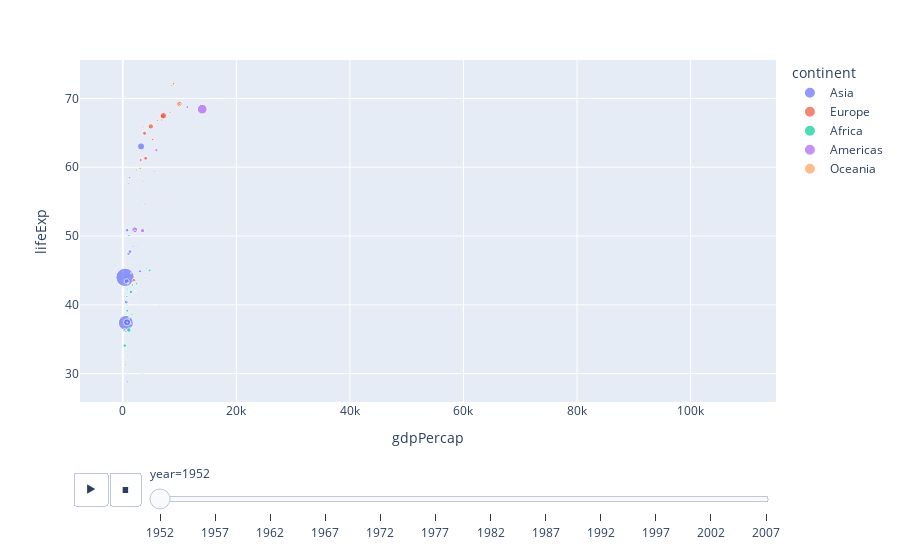

The cell this chart's notebook holds for it:
### Code cell
import plotly.express as px
df = px.data.gapminder()
px.scatter(df, x="gdpPercap", y="lifeExp", animation_frame="year", animation_group="country",
         size="pop", color="continent", hover_name="country",)

### Figure 1 — Plotly figure (JSON) as saved in the notebook; plotly's stock layout.template omitted (floating-point values rounded to 4 significant figures)
{"data": [{"hovertemplate": "<b>%{hovertext}</b><br><br>continent=Asia<br>year=1952<br>gdpPercap=%{x}<br>lifeExp=%{y}<br>pop=%{marker.size}<extra></extra>", "hovertext": ["Afghanistan", "Bahrain", "Bangladesh", "Cambodia", "China", "Hong Kong, China", "India", "Indonesia", "Iran", "Iraq", "Israel", "Japan", "Jordan", "Korea, Dem. Rep.", "Korea, Rep.", "Kuwait", "Lebanon", "Malaysia", "Mongolia", "Myanmar", "Nepal", "Oman", "Pakistan", "Philippines", "Saudi Arabia", "Singapore", "Sri Lanka", "Syria", "Taiwan", "Thailand", "Vietnam", "West Bank and Gaza", "Yemen, Rep."], "ids": ["Afghanistan", "Bahrain", "Bangladesh", "Cambodia", "China", "Hong Kong, China", "India", "Indonesia", "Iran", "Iraq", "Israel", "Japan", "Jordan", "Korea, Dem. Rep.", "Korea, Rep.", "Kuwait", "Lebanon", "Malaysia", "Mongolia", "Myanmar", "Nepal", "Oman", "Pakistan", "Philippines", "Saudi Arabia", "Singapore", "Sri Lanka", "Syria", "Taiwan", "Thailand", "Vietnam", "West Bank and Gaza", "Yemen, Rep."], "legendgroup": "Asia", "marker": {"color": "#636efa", "size": [8425333, 120447, 46886859, 4693836, 556263527, 2125900, 372000000, 82052000, 17272000, 5441766, 1620914, 86459025, 607914, 8865488, 20947571, 160000, 1439529, 6748378, 800663, 20092996, 9182536, 507833, 41346560, 22438691, 4005677, 1127000, 7982342, 3661549, 8550362, 21289402, 26246839, 1030585, 4963829], "sizemode": "area", "sizeref": 3297000.0, "symbol": "circle"}, "mode": "markers", "name": "Asia", "orientation": "v", "showlegend": true, "type": "scatter", "x": [779.4, 9867.0, 684.2, 368.5, 400.4, 3054.0, 546.6, 749.7, 3035.0, 4130.0, 4087.0, 3217.0, 1547.0, 1088.0, 1031.0, 108400.0, 4835.0, 1831.0, 786.6, 331.0, 545.9, 1828.0, 684.6, 1273.0, 6460.0, 2315.0, 1084.0, 1643.0, 1207.0, 757.8, 605.1, 1516.0, 781.7], "xaxis": "x", "y": [28.8, 50.94, 37.48, 39.42, 44.0, 60.96, 37.37, 37.47, 44.87, 45.32, 65.39, 63.03, 43.16, 50.06, 47.45, 55.56, 55.93, 48.46, 42.24, 36.32, 36.16, 37.58, 43.44, 47.75, 39.88, 60.4, 57.59, 45.88, 58.5, 50.85, 40.41, 43.16, 32.55], "yaxis": "y"}, {"hovertemplate": "<b>%{hovertext}</b><br><br>continent=Europe<br>year=1952<br>gdpPercap=%{x}<br>lifeExp=%{y}<br>pop=%{marker.size}<extra></extra>", "hovertext": ["Albania", "Austria", "Belgium", "Bosnia and Herzegovina", "Bulgaria", "Croatia", "Czech Republic", "Denmark", "Finland", "France", "Germany", "Greece", "Hungary", "Iceland", "Ireland", "Italy", "Montenegro", "Netherlands", "Norway", "Poland", "Portugal", "Romania", "Serbia", "Slovak Republic", "Slovenia", "Spain", "Sweden", "Switzerland", "Turkey", "United Kingdom"], "ids": ["Albania", "Austria", "Belgium", "Bosnia and Herzegovina", "Bulgaria", "Croatia", "Czech Republic", "Denmark", "Finland", "France", "Germany", "Greece", "Hungary", "Iceland", "Ireland", "Italy", "Montenegro", "Netherlands", "Norway", "Poland", "Portugal", "Romania", "Serbia", "Slovak Republic", "Slovenia", "Spain", "Sweden", "Switzerland", "Turkey", "United Kingdom"], "legendgroup": "Europe", "marker": {"color": "#EF553B", "size": [1282697, 6927772, 8730405, 2791000, 7274900, 3882229, 9125183, 4334000, 4090500, 42459667, 69145952, 7733250, 9504000, 147962, 2952156, 47666000, 413834, 10381988, 3327728, 25730551, 8526050, 16630000, 6860147, 3558137, 1489518, 28549870, 7124673, 4815000, 22235677, 50430000], "sizemode": "area", "sizeref": 3297000.0, "symbol": "circle"}, "mode": "markers", "name": "Europe", "orientation": "v", "showlegend": true, "type": "scatter", "x": [1601.0, 6137.0, 8343.0, 973.5, 2444.0, 3119.0, 6876.0, 9692.0, 6425.0, 7030.0, 7144.0, 3531.0, 5264.0, 7268.0, 5210.0, 4931.0, 2648.0, 8942.0, 10100.0, 4029.0, 3068.0, 3145.0, 3581.0, 5075.0, 4215.0, 3834.0, 8528.0, 14730.0, 1969.0, 9980.0], "xaxis": "x", "y": [55.23, 66.8, 68.0, 53.82, 59.6, 61.21, 66.87, 70.78, 66.55, 67.41, 67.5, 65.86, 64.03, 72.49, 66.91, 65.94, 59.16, 72.13, 72.67, 61.31, 59.82, 61.05, 58.0, 64.36, 65.57, 64.94, 71.86, 69.62, 43.59, 69.18], "yaxis": "y"}, {"hovertemplate": "<b>%{hovertext}</b><br><br>continent=Africa<br>year=1952<br>gdpPercap=%{x}<br>lifeExp=%{y}<br>pop=%{marker.size}<extra></extra>", "hovertext": ["Algeria", "Angola", "Benin", "Botswana", "Burkina Faso", "Burundi", "Cameroon", "Central African Republic", "Chad", "Comoros", "Congo, Dem. Rep.", "Congo, Rep.", "Cote d'Ivoire", "Djibouti", "Egypt", "Equatorial Guinea", "Eritrea", "Ethiopia", "Gabon", "Gambia", "Ghana", "Guinea", "Guinea-Bissau", "Kenya", "Lesotho", "Liberia", "Libya", "Madagascar", "Malawi", "Mali", "Mauritania", "Mauritius", "Morocco", "Mozambique", "Namibia", "Niger", "Nigeria", "Reunion", "Rwanda", "Sao Tome and Principe", "Senegal", "Sierra Leone", "Somalia", "South Africa", "Sudan", "Swaziland", "Tanzania", "Togo", "Tunisia", "Uganda", "Zambia", "Zimbabwe"], "ids": ["Algeria", "Angola", "Benin", "Botswana", "Burkina Faso", "Burundi", "Cameroon", "Central African Republic", "Chad", "Comoros", "Congo, Dem. Rep.", "Congo, Rep.", "Cote d'Ivoire", "Djibouti", "Egypt", "Equatorial Guinea", "Eritrea", "Ethiopia", "Gabon", "Gambia", "Ghana", "Guinea", "Guinea-Bissau", "Kenya", "Lesotho", "Liberia", "Libya", "Madagascar", "Malawi", "Mali", "Mauritania", "Mauritius", "Morocco", "Mozambique", "Namibia", "Niger", "Nigeria", "Reunion", "Rwanda", "Sao Tome and Principe", "Senegal", "Sierra Leone", "Somalia", "South Africa", "Sudan", "Swaziland", "Tanzania", "Togo", "Tunisia", "Uganda", "Zambia", "Zimbabwe"], "legendgroup": "Africa", "marker": {"color": "#00cc96", "size": [9279525, 4232095, 1738315, 442308, 4469979, 2445618, 5009067, 1291695, 2682462, 153936, 14100005, 854885, 2977019, 63149, 22223309, 216964, 1438760, 20860941, 420702, 284320, 5581001, 2664249, 580653, 6464046, 748747, 863308, 1019729, 4762912, 2917802, 3838168, 1022556, 516556, 9939217, 6446316, 485831, 3379468, 33119096, 257700, 2534927, 60011, 2755589, 2143249, 2526994, 14264935, 8504667, 290243, 8322925, 1219113, 3647735, 5824797, 2672000, 3080907], "sizemode": "area", "sizeref": 3297000.0, "symbol": "circle"}, "mode": "markers", "name": "Africa", "orientation": "v", "showlegend": true, "type": "scatter", "x": [2449.0, 3521.0, 1063.0, 851.2, 543.3, 339.3, 1173.0, 1071.0, 1179.0, 1103.0, 780.5, 2126.0, 1389.0, 2670.0, 1419.0, 375.6, 328.9, 362.1, 4293.0, 485.2, 911.3, 510.2, 299.9, 853.5, 298.8, 575.6, 2388.0, 1443.0, 369.2, 452.3, 743.1, 1968.0, 1688.0, 468.5, 2424.0, 761.9, 1077.0, 2719.0, 493.3, 879.6, 1450.0, 879.8, 1136.0, 4725.0, 1616.0, 1148.0, 716.7, 859.8, 1468.0, 734.8, 1147.0, 406.9], "xaxis": "x", "y": [43.08, 30.02, 38.22, 47.62, 31.98, 39.03, 38.52, 35.46, 38.09, 40.72, 39.14, 42.11, 40.48, 34.81, 41.89, 34.48, 35.93, 34.08, 37.0, 30.0, 43.15, 33.61, 32.5, 42.27, 42.14, 38.48, 42.72, 36.68, 36.26, 33.69, 40.54, 50.99, 42.87, 31.29, 41.73, 37.44, 36.32, 52.72, 40.0, 46.47, 37.28, 30.33, 32.98, 45.01, 38.63, 41.41, 41.22, 38.6, 44.6, 39.98, 42.04, 48.45], "yaxis": "y"}, {"hovertemplate": "<b>%{hovertext}</b><br><br>continent=Americas<br>year=1952<br>gdpPercap=%{x}<br>lifeExp=%{y}<br>pop=%{marker.size}<extra></extra>", "hovertext": ["Argentina", "Bolivia", "Brazil", "Canada", "Chile", "Colombia", "Costa Rica", "Cuba", "Dominican Republic", "Ecuador", "El Salvador", "Guatemala", "Haiti", "Honduras", "Jamaica", "Mexico", "Nicaragua", "Panama", "Paraguay", "Peru", "Puerto Rico", "Trinidad and Tobago", "United States", "Uruguay", "Venezuela"], "ids": ["Argentina", "Bolivia", "Brazil", "Canada", "Chile", "Colombia", "Costa Rica", "Cuba", "Dominican Republic", "Ecuador", "El Salvador", "Guatemala", "Haiti", "Honduras", "Jamaica", "Mexico", "Nicaragua", "Panama", "Paraguay", "Peru", "Puerto Rico", "Trinidad and Tobago", "United States", "Uruguay", "Venezuela"], "legendgroup": "Americas", "marker": {"color": "#ab63fa", "size": [17876956, 2883315, 56602560, 14785584, 6377619, 12350771, 926317, 6007797, 2491346, 3548753, 2042865, 3146381, 3201488, 1517453, 1426095, 30144317, 1165790, 940080, 1555876, 8025700, 2227000, 662850, 157553000, 2252965, 5439568], "sizemode": "area", "sizeref": 3297000.0, "symbol": "circle"}, "mode": "markers", "name": "Americas", "orientation": "v", "showlegend": true, "type": "scatter", "x": [5911.0, 2677.0, 2109.0, 11370.0, 3940.0, 2144.0, 2627.0, 5587.0, 1398.0, 3522.0, 3048.0, 2428.0, 1840.0, 2195.0, 2899.0, 3478.0, 3112.0, 2480.0, 1952.0, 3759.0, 3082.0, 3023.0, 13990.0, 5717.0, 7690.0], "xaxis": "x", "y": [62.48, 40.41, 50.92, 68.75, 54.74, 50.64, 57.21, 59.42, 45.93, 48.36, 45.26, 42.02, 37.58, 41.91, 58.53, 50.79, 42.31, 55.19, 62.65, 43.9, 64.28, 59.1, 68.44, 66.07, 55.09], "yaxis": "y"}, {"hovertemplate": "<b>%{hovertext}</b><br><br>continent=Oceania<br>year=1952<br>gdpPercap=%{x}<br>lifeExp=%{y}<br>pop=%{marker.size}<extra></extra>", "hovertext": ["Australia", "New Zealand"], "ids": ["Australia", "New Zealand"], "legendgroup": "Oceania", "marker": {"color": "#FFA15A", "size": [8691212, 1994794], "sizemode": "area", "sizeref": 3297000.0, "symbol": "circle"}, "mode": "markers", "name": "Oceania", "orientation": "v", "showlegend": true, "type": "scatter", "x": [10040.0, 10560.0], "xaxis": "x", "y": [69.12, 69.39], "yaxis": "y"}], "layout": {"legend": {"itemsizing": "constant", "title": {"text": "continent"}, "tracegroupgap": 0}, "margin": {"t": 60}, "sliders": [{"active": 0, "currentvalue": {"prefix": "year="}, "len": 0.9, "pad": {"b": 10, "t": 60}, "steps": [{"args": [["1952"], {"frame": {"duration": 0, "redraw": false}, "fromcurrent": true, "mode": "immediate", "transition": {"duration": 0, "easing": "linear"}}], "label": "1952", "method": "animate"}, {"args": [["1957"], {"frame": {"duration": 0, "redraw": false}, "fromcurrent": true, "mode": "immediate", "transition": {"duration": 0, "easing": "linear"}}], "label": "1957", "method": "animate"}, {"args": [["1962"], {"frame": {"duration": 0, "redraw": false}, "fromcurrent": true, "mode": "immediate", "transition": {"duration": 0, "easing": "linear"}}], "label": "1962", "method": "animate"}, {"args": [["1967"], {"frame": {"duration": 0, "redraw": false}, "fromcurrent": true, "mode": "immediate", "transition": {"duration": 0, "easing": "linear"}}], "label": "1967", "method": "animate"}, {"args": [["1972"], {"frame": {"duration": 0, "redraw": false}, "fromcurrent": true, "mode": "immediate", "transition": {"duration": 0, "easing": "linear"}}], "label": "1972", "method": "animate"}, {"args": [["1977"], {"frame": {"duration": 0, "redraw": false}, "fromcurrent": true, "mode": "immediate", "transition": {"duration": 0, "easing": "linear"}}], "label": "1977", "method": "animate"}, {"args": [["1982"], {"frame": {"duration": 0, "redraw": false}, "fromcurrent": true, "mode": "immediate", "transition": {"duration": 0, "easing": "linear"}}], "label": "1982", "method": "animate"}, {"args": [["1987"], {"frame": {"duration": 0, "redraw": false}, "fromcurrent": true, "mode": "immediate", "transition": {"duration": 0, "easing": "linear"}}], "label": "1987", "method": "animate"}, {"args": [["1992"], {"frame": {"duration": 0, "redraw": false}, "fromcurrent": true, "mode": "immediate", "transition": {"duration": 0, "easing": "linear"}}], "label": "1992", "method": "animate"}, {"args": [["1997"], {"frame": {"duration": 0, "redraw": false}, "fromcurrent": true, "mode": "immediate", "transition": {"duration": 0, "easing": "linear"}}], "label": "1997", "method": "animate"}, {"args": [["2002"], {"frame": {"duration": 0, "redraw": false}, "fromcurrent": true, "mode": "immediate", "transition": {"duration": 0, "easing": "linear"}}], "label": "2002", "method": "animate"}, {"args": [["2007"], {"frame": {"duration": 0, "redraw": false}, "fromcurrent": true, "mode": "immediate", "transition": {"duration": 0, "easing": "linear"}}], "label": "2007", "method": "animate"}], "x": 0.1, "xanchor": "left", "y": 0, "yanchor": "top"}], "updatemenus": [{"buttons": [{"args": [null, {"frame": {"duration": 500, "redraw": false}, "fromcurrent": true, "mode": "immediate", "transition": {"duration": 500, "easing": "linear"}}], "label": "&#9654;", "method": "animate"}, {"args": [[null], {"frame": {"duration": 0, "redraw": false}, "fromcurrent": true, "mode": "immediate", "transition": {"duration": 0, "easing": "linear"}}], "label": "&#9724;", "method": "animate"}], "direction": "left", "pad": {"r": 10, "t": 70}, "showactive": false, "type": "buttons", "x": 0.1, "xanchor": "right", "y": 0, "yanchor": "top"}], "xaxis": {"anchor": "y", "domain": [0, 1], "title": {"text": "gdpPercap"}}, "yaxis": {"anchor": "x", "domain": [0, 1], "title": {"text": "lifeExp"}}}}
